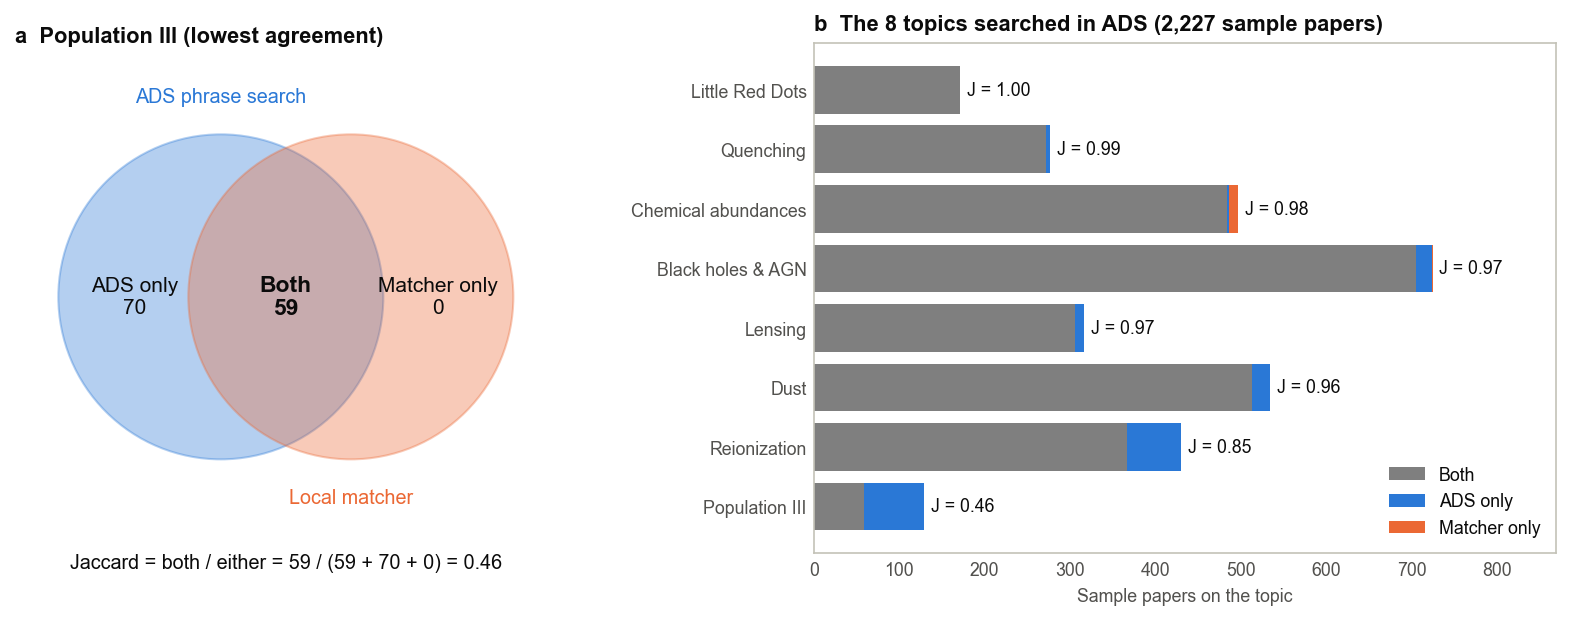

Write Python code to recreate this figure.
"""Check of the local topic matcher (common/trending_shared.py) against ADS's own phrase search.

ADS's phrase search with the same phrase lists as the matcher (data/<freeze>/topics_sample_search.json, from
checks/topic_search.py): per topic, the sample papers ADS returns with =abs: (title + abstract + keywords). The
local matcher reads title and abstract only. For every topic searched in ADS, on the same papers, this reports the
papers found by both, by ADS only (mostly a phrase in the keywords only) and by the matcher only (element ratios
such as N/O, which ADS cannot search, and differences in how a word is split), and the agreement (Jaccard index).
First galaxies is not searched in ADS (its redshift pattern cannot be).
Writes checks/topic_matcher.csv and checks/topic_matcher.png (a, the Jaccard index on the topic with the lowest
agreement; b, papers found by both, by ADS only and by the matcher only, per topic). Run from the repository root:
    python checks/topic_matcher.py
"""
import json
import os
import sys

import matplotlib
matplotlib.use("Agg")
import matplotlib.pyplot as plt  # noqa: E402
import pandas as pd  # noqa: E402
from matplotlib.patches import Circle  # noqa: E402

ROOT = os.path.dirname(os.path.dirname(os.path.abspath(__file__)))
sys.path.insert(0, ROOT)
from common.config import GEN_OUT, data  # noqa: E402
from common.figstyle import CAT, INK, apply_style  # noqa: E402
from common.trending_shared import clean_text, topic_texts, topics_of  # noqa: E402

# ADS searches of the freeze -> topic of the list they correspond to
rows = []
for scope, fname in (("sample", "topics_sample_pull.json"),):
    pull = json.load(open(data(fname)))
    search = json.load(open(data("topics_sample_search.json")))["topics"]
    sample = set(pd.read_csv(os.path.join(GEN_OUT, "sample.csv"))["bibcode"])
    bibs = [d["bibcode"] for d in pull["corpus_docs"] if d["bibcode"] in sample]
    texts = topic_texts(bibs)
    local = {b: set(topics_of(clean_text(texts.get(b, {}).get("title")) + " "
                              + clean_text(texts.get(b, {}).get("abstract")))) for b in bibs}
    lrd_ads = set(search["Little Red Dots"])
    for topic in search:
        ads = set(search[topic]) & set(bibs)
        if topic == "Black holes & AGN":
            ads -= lrd_ads
        mine = {b for b in bibs if topic in local[b]}
        both = len(ads & mine)
        rows.append({"scope": scope, "topic": topic, "ADS": len(ads), "local": len(mine), "both": both,
                     "ADS only": len(ads - mine), "local only": len(mine - ads),
                     "agreement (Jaccard)": both / len(ads | mine) if ads | mine else 1.0})
    no_text = sum(not (texts.get(b, {}).get("abstract")) for b in bibs)
    print(f"{scope}: {len(bibs)} papers, {no_text} without an abstract in ADS")
df = pd.DataFrame(rows)
pd.set_option("display.width", 160)
print(df.round(3).to_string(index=False))
df.round(4).to_csv(os.path.join(ROOT, "checks", "topic_matcher.csv"), index=False)
print("-> checks/topic_matcher.csv")

# ── figure: what the Jaccard index measures (a), and the agreement per topic (b) ──
apply_style()
d = df.sort_values("agreement (Jaccard)").reset_index(drop=True)
fig = plt.figure(figsize=(11, 4.6))
ax = fig.add_axes([0.02, 0.08, 0.36, 0.84])
ax.set_aspect("equal")
ax.axis("off")
r = d.iloc[0]
ax.add_patch(Circle((0.38, 0.5), 0.3, color=CAT[0], alpha=0.35))
ax.add_patch(Circle((0.62, 0.5), 0.3, color=CAT[1], alpha=0.35))
ax.text(0.22, 0.5, f"ADS only\n{int(r['ADS only'])}", ha="center", va="center", fontsize=10)
ax.text(0.5, 0.5, f"Both\n{int(r['both'])}", ha="center", va="center", fontsize=11, fontweight="bold")
ax.text(0.78, 0.5, f"Matcher only\n{int(r['local only'])}", ha="center", va="center", fontsize=10)
ax.text(0.38, 0.86, "ADS phrase search", ha="center", color=CAT[0], fontsize=9.5)
ax.text(0.62, 0.12, "Local matcher", ha="center", color=CAT[1], fontsize=9.5)
ax.text(0.5, 0.0, f"Jaccard = both / either = {int(r['both'])} / ({int(r['both'])} + {int(r['ADS only'])} + "
        f"{int(r['local only'])}) = {r['agreement (Jaccard)']:.2f}", ha="center", fontsize=9.5, color=INK)
ax.text(0.0, 1.0, f"a  {r['topic']} (lowest agreement)", fontsize=10.5, fontweight="bold", va="top")
ax.set_xlim(0, 1)
ax.set_ylim(-0.05, 1.02)
ax = fig.add_axes([0.52, 0.14, 0.45, 0.74])
y = list(range(len(d)))
ax.barh(y, d["both"], color="#7f7f7f", label="Both")
ax.barh(y, d["ADS only"], left=d["both"], color=CAT[0], label="ADS only")
ax.barh(y, d["local only"], left=d["both"] + d["ADS only"], color=CAT[1], label="Matcher only")
for i, r in d.iterrows():
    ax.text(r["both"] + r["ADS only"] + r["local only"] + 8, i, f"J = {r['agreement (Jaccard)']:.2f}", va="center",
            fontsize=8.5)
ax.set_yticks(y, d["topic"])
ax.set_xlabel("Sample papers on the topic")
ax.set_xlim(0, (d["both"] + d["ADS only"] + d["local only"]).max() * 1.2)
ax.legend(frameon=False, fontsize=8.5, loc="lower right")
ax.set_title(f"b  The {len(d)} topics searched in ADS ({len(bibs):,} sample papers)", loc="left", fontsize=10.5,
             fontweight="bold")
fig.savefig(os.path.join(ROOT, "checks", "topic_matcher.png"), dpi=150)
print("-> checks/topic_matcher.png")
